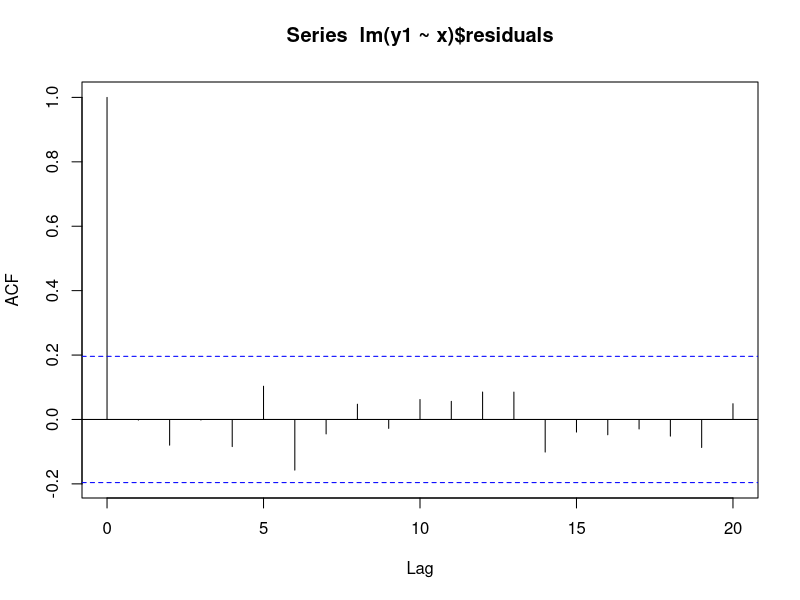
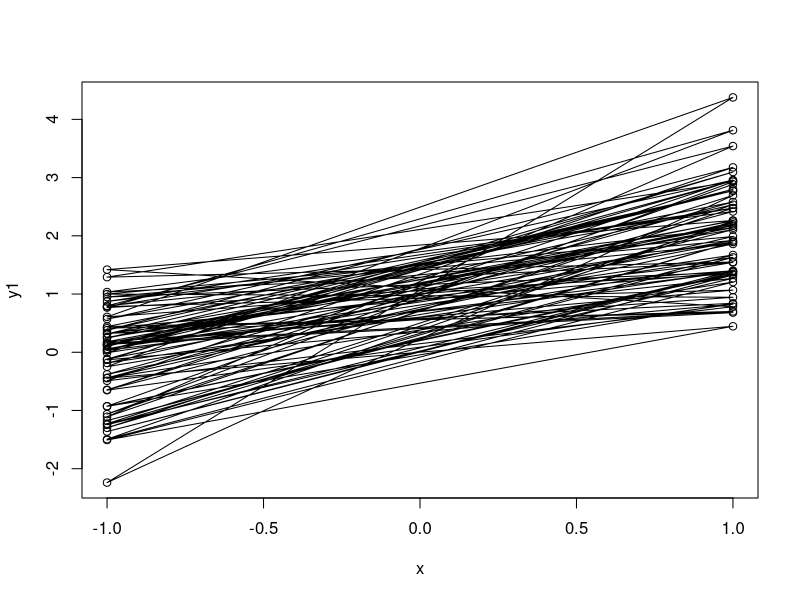
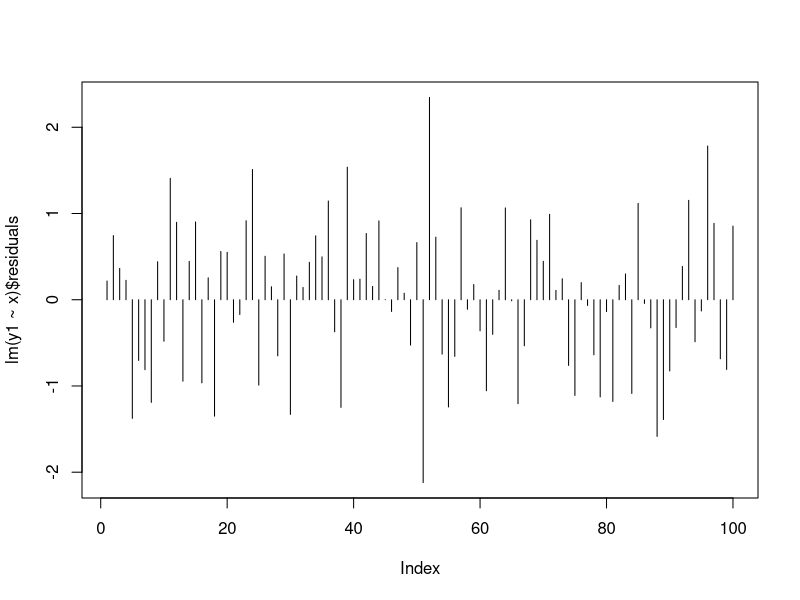
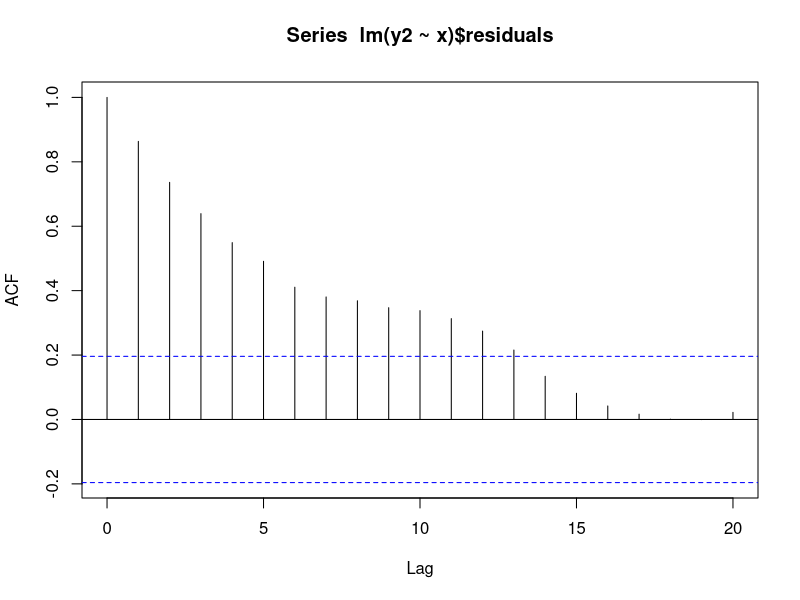
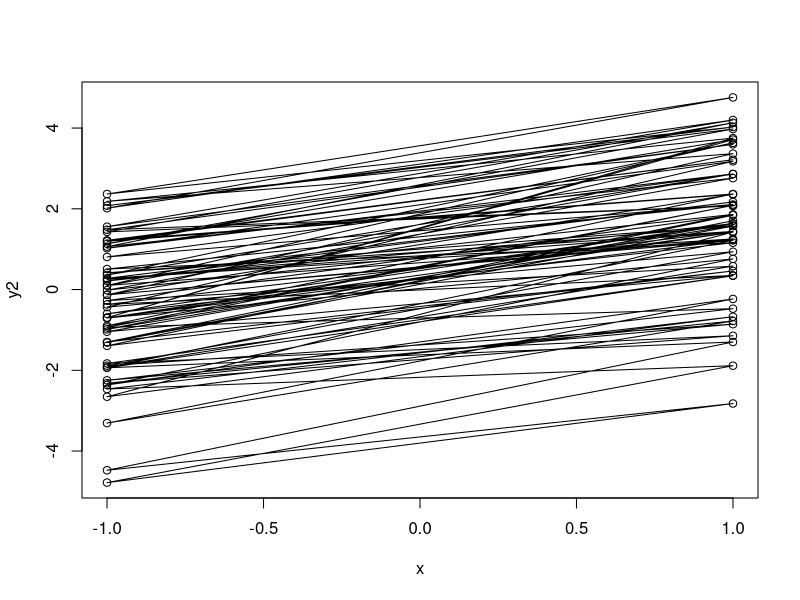
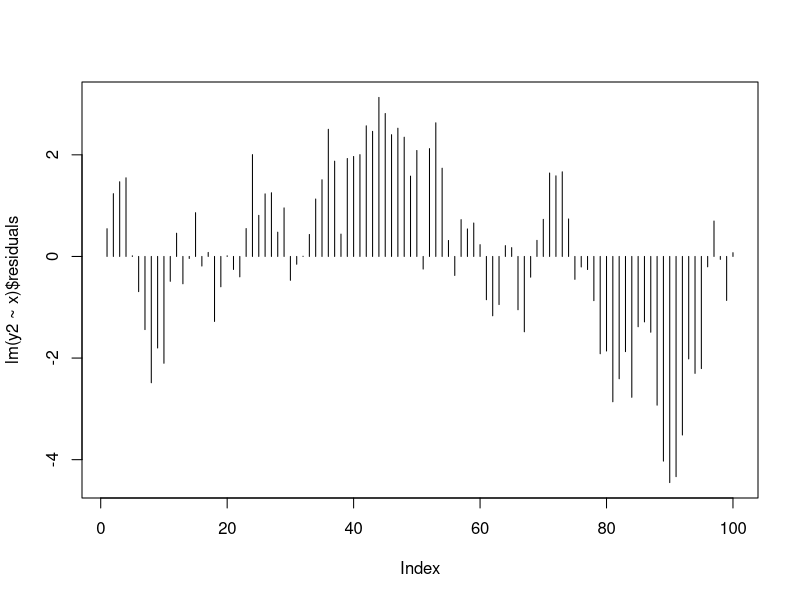

These charts were generated, in order, by the following R code:
## ---- chunk 1
library(lmtest)
## ---- chunk 2
## generate two AR(1) error terms with parameter
## rho = 0 (white noise) and rho = 0.9 respectively
err1 <- rnorm(100)
## generate regressor and dependent variable
x <- rep(c(-1,1), 50)
y1 <- 1 + x + err1
## perform Durbin-Watson test
dwtest(y1 ~ x)
err2 <- filter(err1, 0.9, method="recursive")
y2 <- 1 + x + err2
dwtest(y2 ~ x)
## ---- chunk 3
acf(lm(y1~x)$residuals)
plot(x,y1,type='o')
plot(lm(y1~x)$residuals,type='h')
acf(lm(y2~x)$residuals)
plot(x,y2,type='o')
plot(lm(y2~x)$residuals,type='h')
